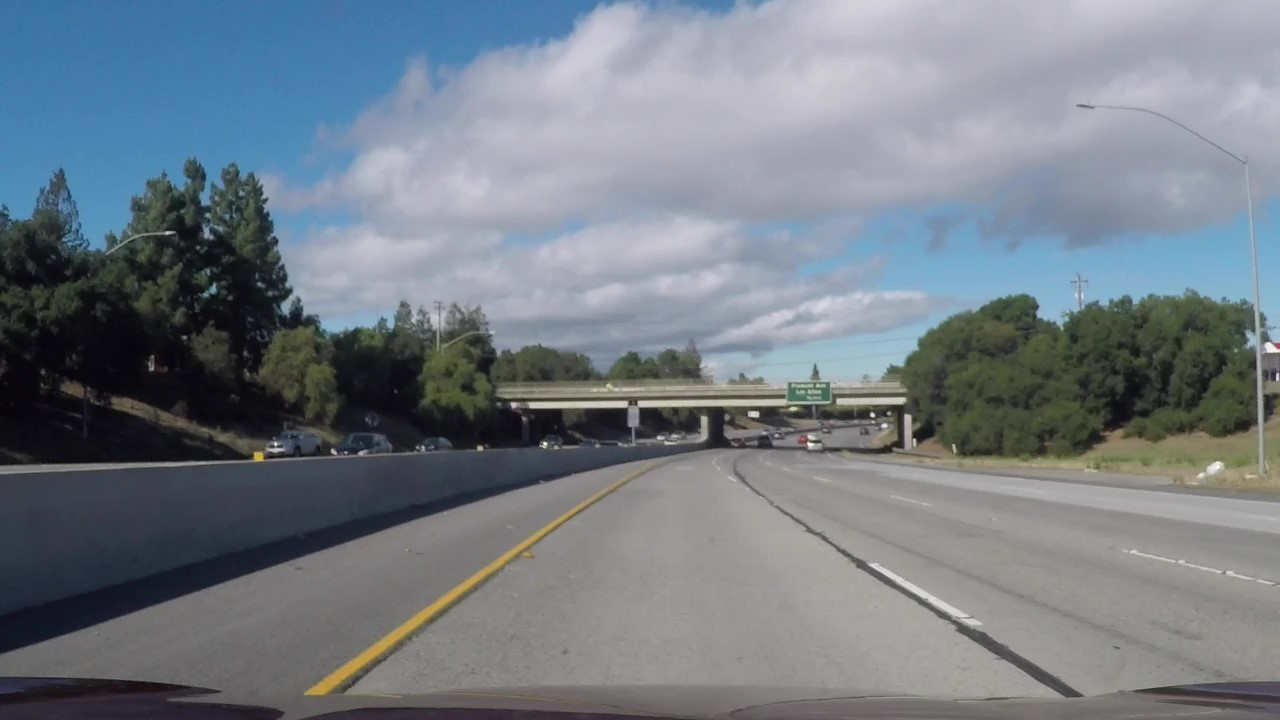
#> input picture test_images/challenge_1.jpg, 1280 x 720 px
$ python -i my_sobel_thresh.py   (imports and definitions only)   (older library calls are emulated)
#> lines starting #> are read from the running program, lines starting #| are printed output that depends on the picture
import numpy as np
import cv2
import matplotlib.pyplot as plt
import matplotlib.image as mpimg
import pickle


def abs_sobel_thresh(img, orient='x', sobel_kernel=3, thresh=(0,255)): #thresh_min=0, thresh_max=255):

    # 1) Convert to grayscale
#> called with orient = 'x', sobel_kernel = 3, thresh = (0, 255)
    gray = cv2.cvtColor(img, cv2.COLOR_RGB2GRAY)
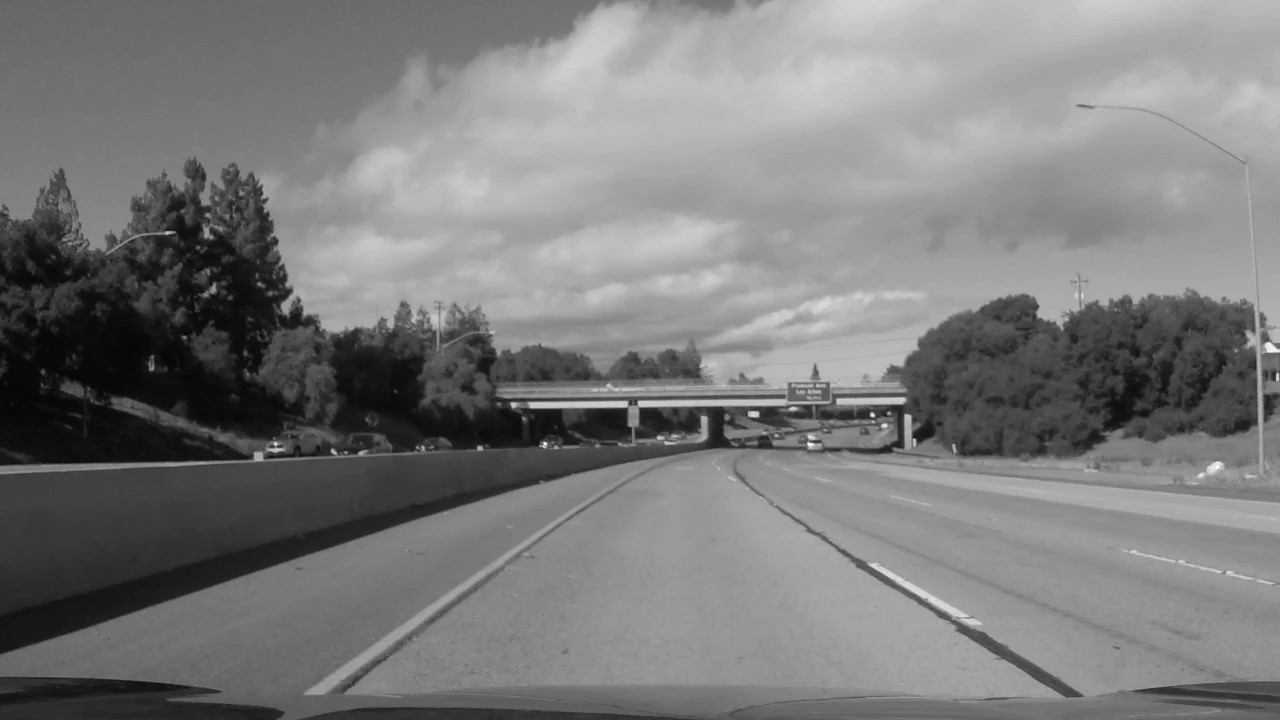
#> gray: shape (720, 1280); min 2, max 254, mean 122.9

    # 2) Take the derivative in x or y given orient = 'x' or 'y'
    if orient=='x':
        sobel=cv2.Sobel(gray,cv2.CV_64F,1,0,ksize=sobel_kernel)
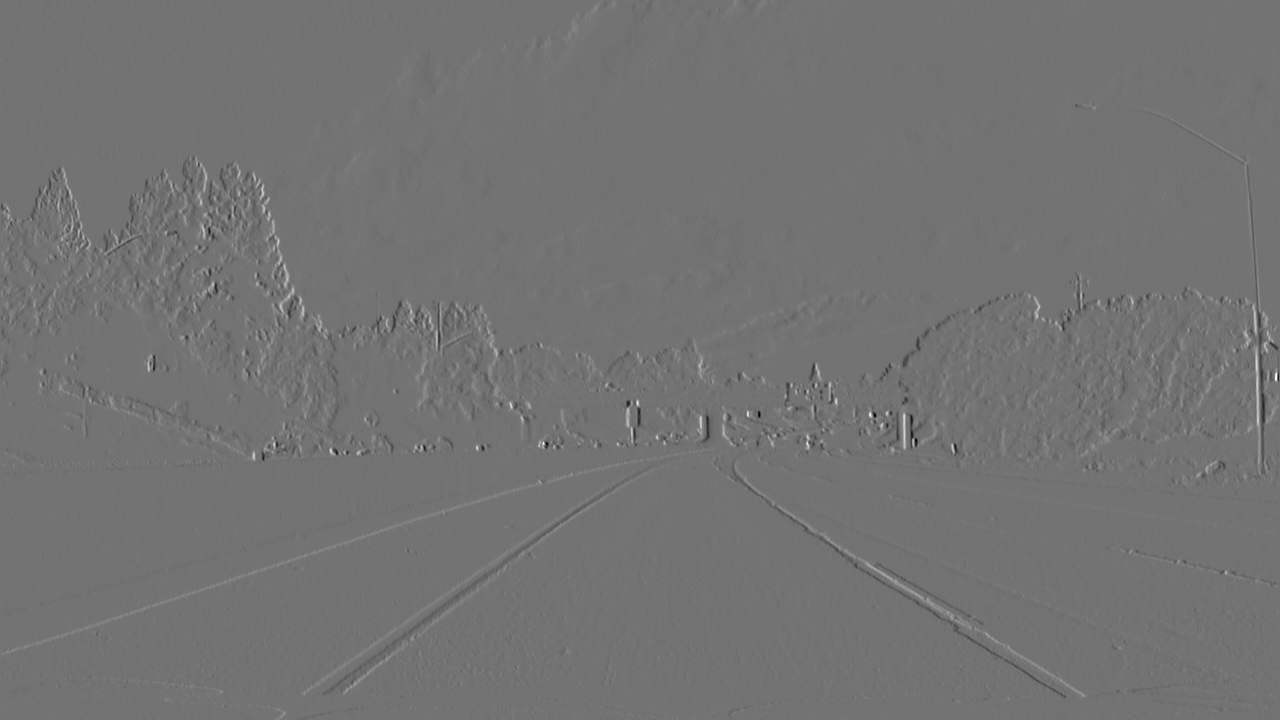
#> sobel: shape (720, 1280) float64; min -518, max 629, mean 0.5; drawn with min black and max white
    else:
        sobel=cv2.Sobel(gray,cv2.CV_64F,0,1,ksize=sobel_kernel)

    #print(sobel.shape)
    # 3) Take the absolute value of the derivative or gradient
    abs_sobel = np.absolute(sobel)
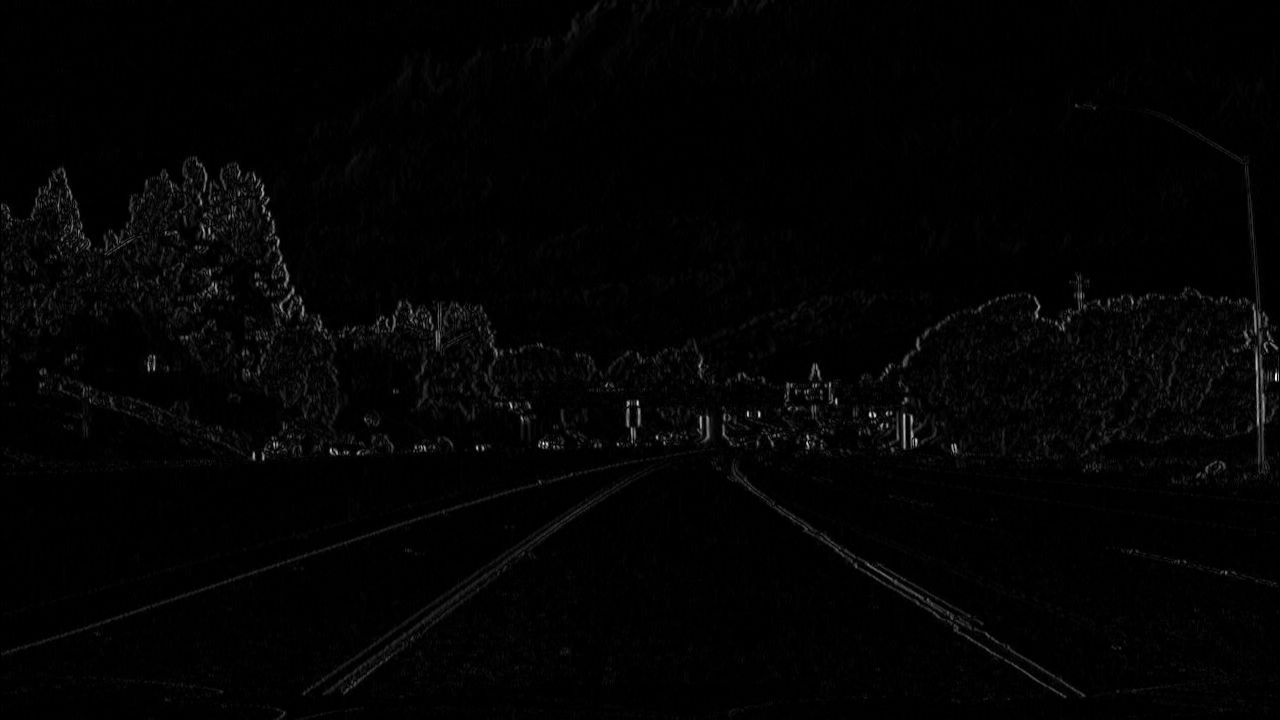
#> abs_sobel: shape (720, 1280) float64; min 0, max 629, mean 9; drawn with min black and max white
    #print(abs_sobel.shape)
    # 4) Scale to 8-bit (0 - 255) then convert to type = np.uint8

    scaled_sobel=np.uint8(255*abs_sobel/np.max(abs_sobel))
    #print(type(scaled_sobel[0][0]))
    # 5) Create a mask of 1's where the scaled gradient magnitude
            # is > thresh_min and < thresh_max

    binary_output=np.zeros_like(scaled_sobel)
    binary_output[(scaled_sobel >= thresh[0]) & (scaled_sobel <= thresh[1])]=1

    #(scaled_sobel >= thresh_min) & (scaled_sobel <= thresh_max)
    # 6) Return this mask as your binary_output image
    return binary_output

def mag_thresh(img, sobel_kernel=3, mag_thresh=(0, 255)):

    # 1) Convert to grayscale
    gray = cv2.cvtColor(img, cv2.COLOR_RGB2GRAY)
    # 2) Take the gradient in x and y separately
    sobelX=cv2.Sobel(gray,cv2.CV_64F,1,0,ksize=sobel_kernel)
    sobelY=cv2.Sobel(gray,cv2.CV_64F,0,1,ksize=sobel_kernel)

    # 3) Calculate the magnitude
    abs_sobelXY=np.sqrt(np.square(sobelX)+np.square(sobelY))
    #print(abs_sobelXY.shape)
    # 4) Scale to 8-bit (0 - 255) and convert to type = np.uint8
    scaled_sobel=np.uint8(255*abs_sobelXY/np.max(abs_sobelXY))
    # 5) Create a binary mask where mag thresholds are met
    binary_output=np.zeros_like(scaled_sobel)
    binary_output[(scaled_sobel >= mag_thresh[0]) & (scaled_sobel <= mag_thresh[1])]=1
    # 6) Return this mask as your binary_output image

    return binary_output

def dir_threshold(img, sobel_kernel=3, thresh=(0, np.pi/2)):

    # 1) Convert to grayscale
    gray = cv2.cvtColor(img, cv2.COLOR_RGB2GRAY)
    # 2) Take the gradient in x and y separately
    sobelX=cv2.Sobel(gray,cv2.CV_64F,1,0,ksize=sobel_kernel)
    sobelY=cv2.Sobel(gray,cv2.CV_64F,0,1,ksize=sobel_kernel)
    # 3) Take the absolute value of the x and y gradients
    abs_sobelX = np.absolute(sobelX)
    abs_sobelY = np.absolute(sobelY)
    # 4) Use np.arctan2(abs_sobely, abs_sobelx) to calculate the direction of the gradient
    dirGrad=np.arctan2(abs_sobelY,abs_sobelX)
    # 5) Create a binary mask where direction thresholds are met
    binary_output=np.zeros_like(dirGrad)
    binary_output[(dirGrad >= thresh[0]) & (dirGrad <= thresh[1])]=1
    # 6) Return this mask as your binary_output image
    return binary_output

>>> import cv2
>>> picture = cv2.cvtColor(cv2.imread('../../test_images/challenge_1.jpg'), cv2.COLOR_BGR2RGB)
>>> result = abs_sobel_thresh(picture)
#> result: shape (720, 1280); every value is 1

$ run again, on test_images/challenge_2.jpg
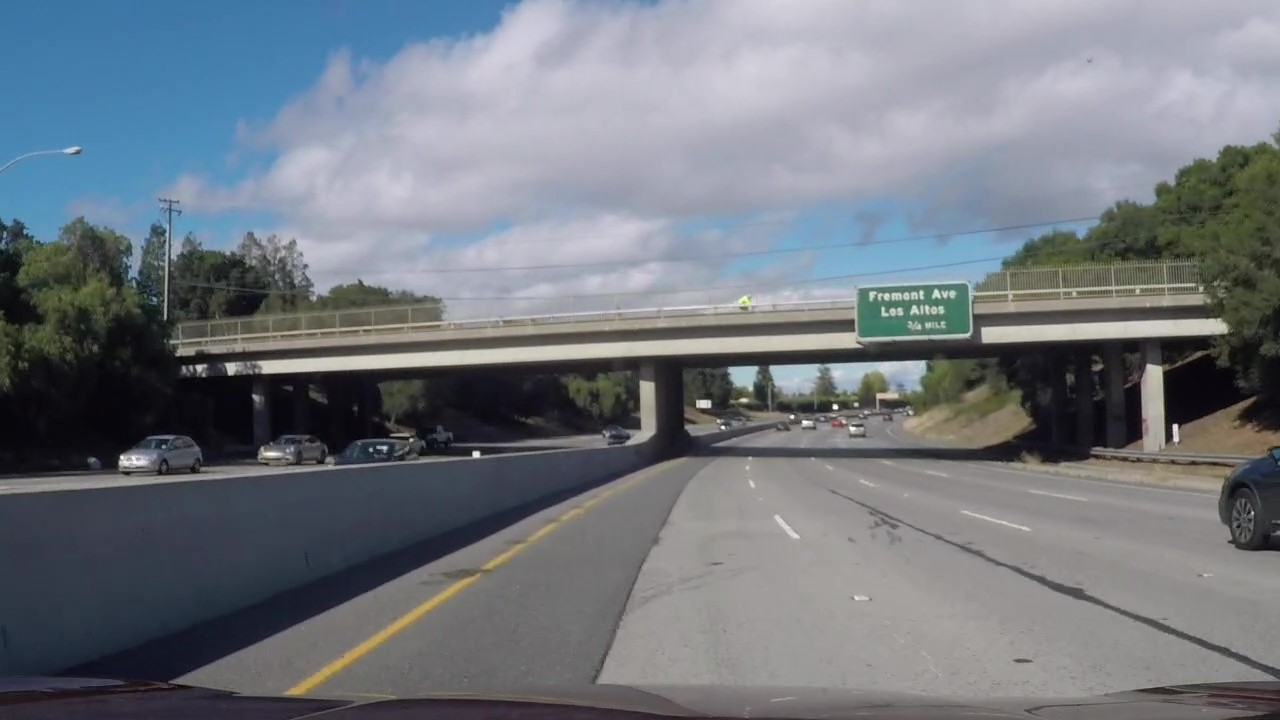
#> input picture test_images/challenge_2.jpg, 1280 x 720 px
#> in abs_sobel_thresh, `sobel=cv2.Sobel(gray,cv2.CV_64F,1,0,ksize=sobel_kernel)`:
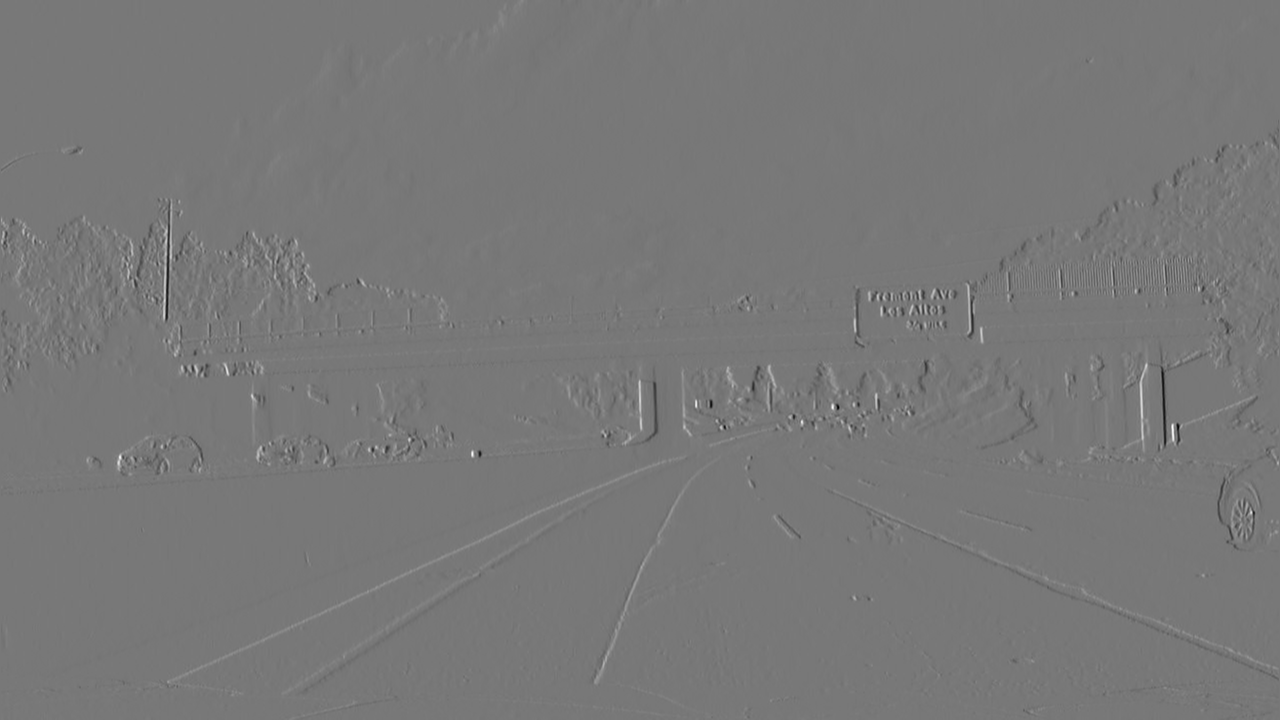
#> sobel: shape (720, 1280) float64; min -654, max 732, mean 0.1; drawn with min black and max white
#> in abs_sobel_thresh, `abs_sobel = np.absolute(sobel)`:
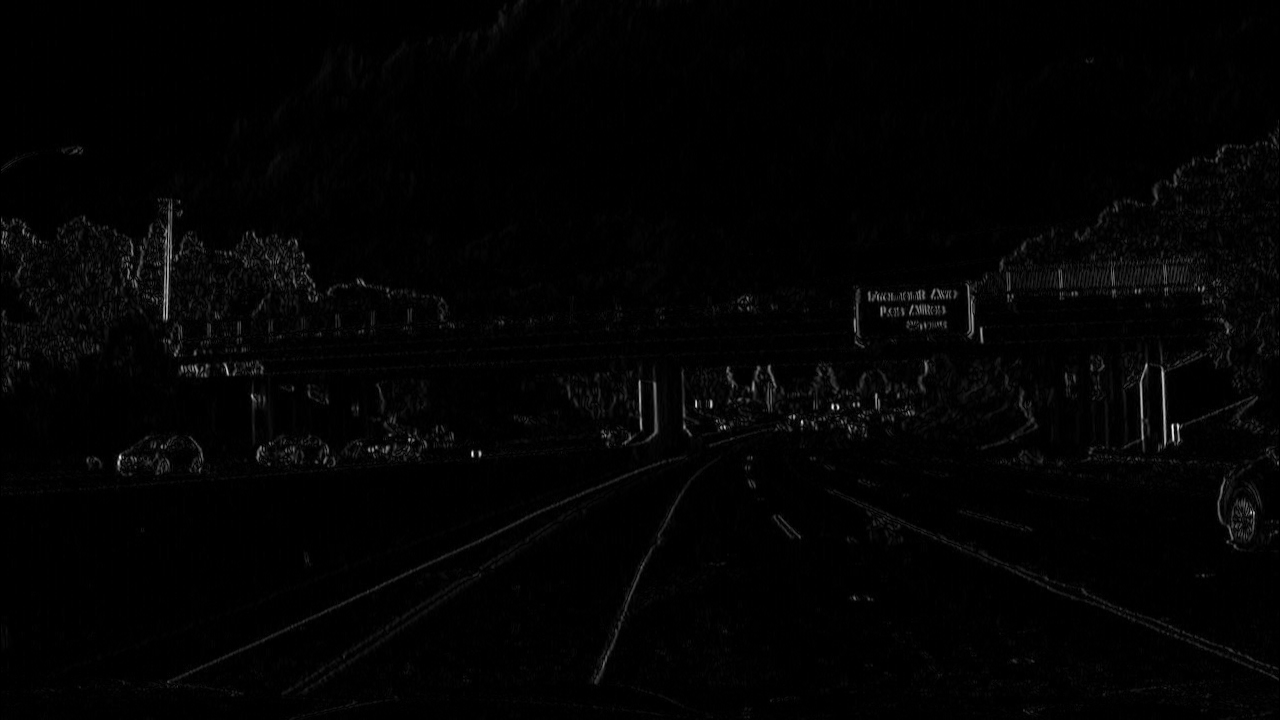
#> abs_sobel: shape (720, 1280) float64; min 0, max 732, mean 9.7; drawn with min black and max white
#> result: shape (720, 1280); every value is 1

$ run again, on test_images/harder1.jpg
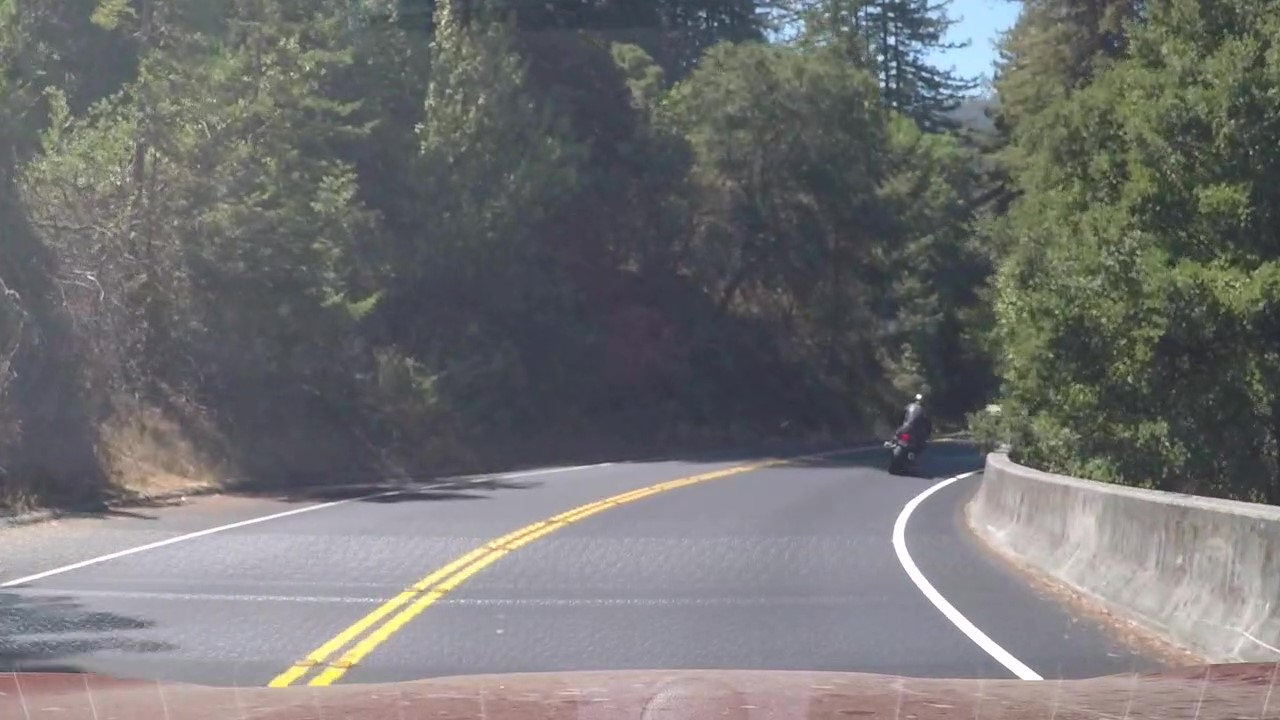
#> input picture test_images/harder1.jpg, 1280 x 720 px
#> in abs_sobel_thresh, `sobel=cv2.Sobel(gray,cv2.CV_64F,1,0,ksize=sobel_kernel)`:
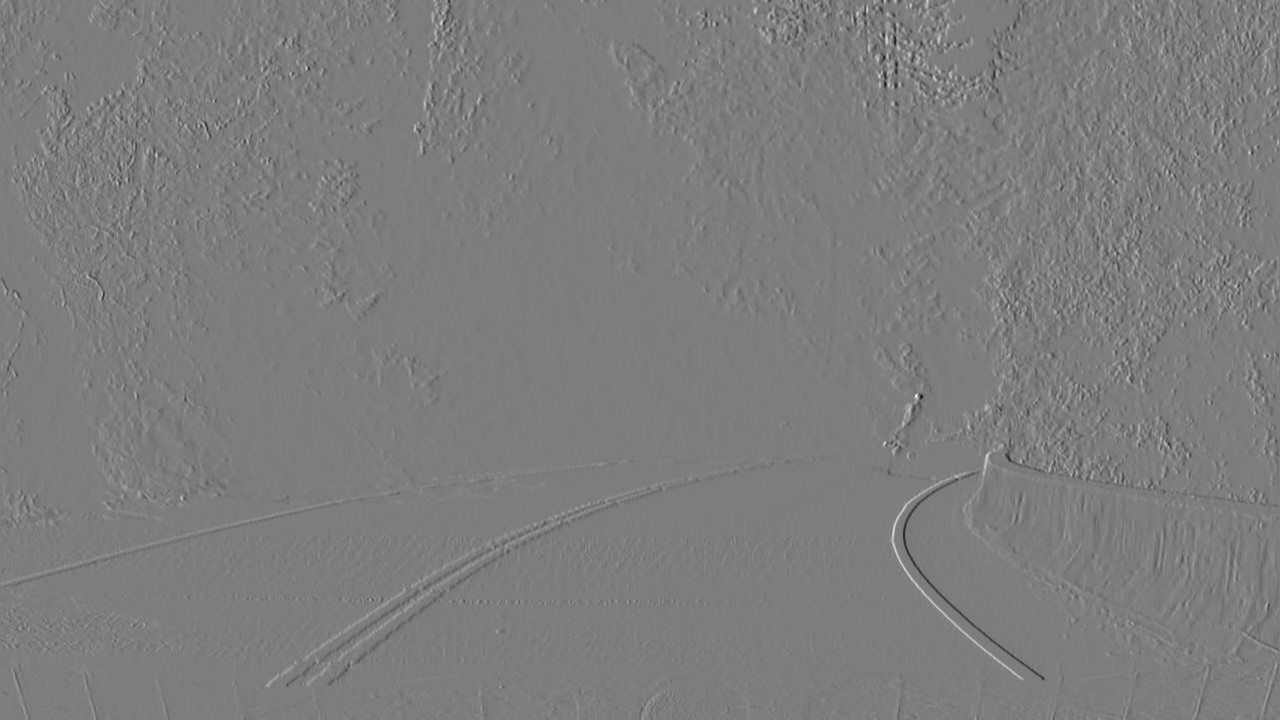
#> sobel: shape (720, 1280) float64; min -571, max 590, mean -0.2; drawn with min black and max white
#> in abs_sobel_thresh, `abs_sobel = np.absolute(sobel)`:
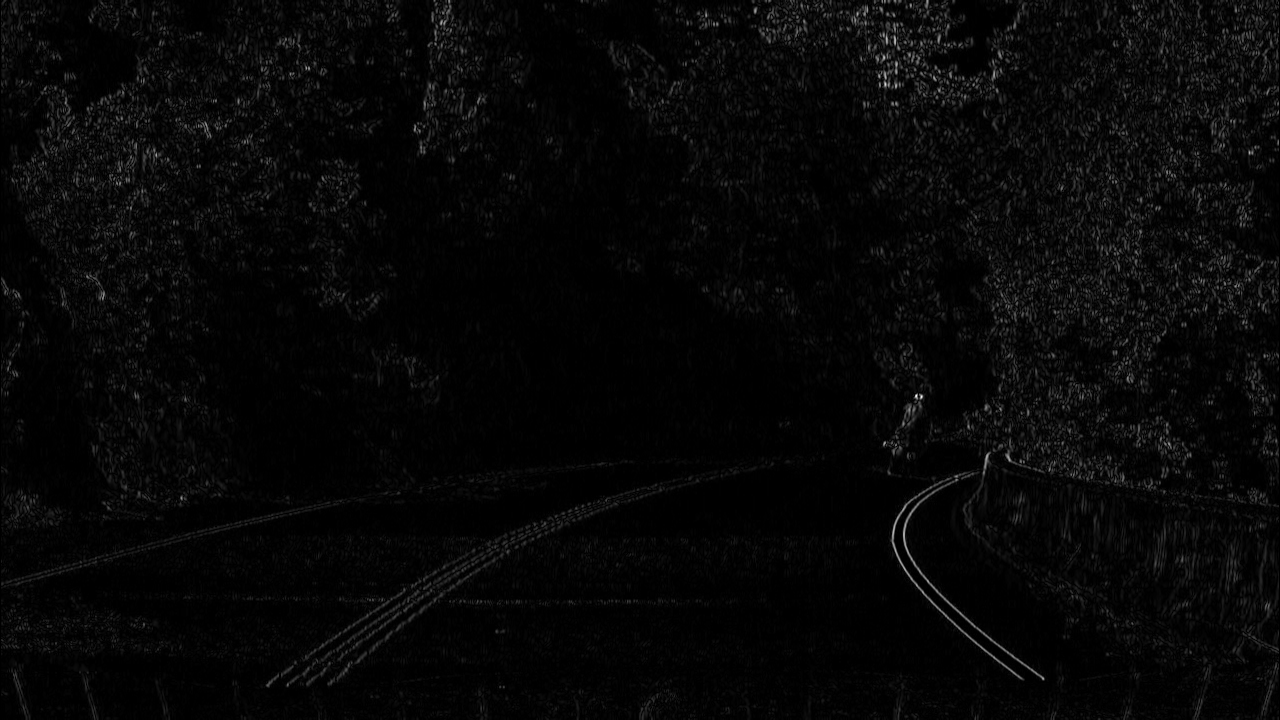
#> abs_sobel: shape (720, 1280) float64; min 0, max 590, mean 17.1; drawn with min black and max white
#> result: shape (720, 1280); every value is 1
